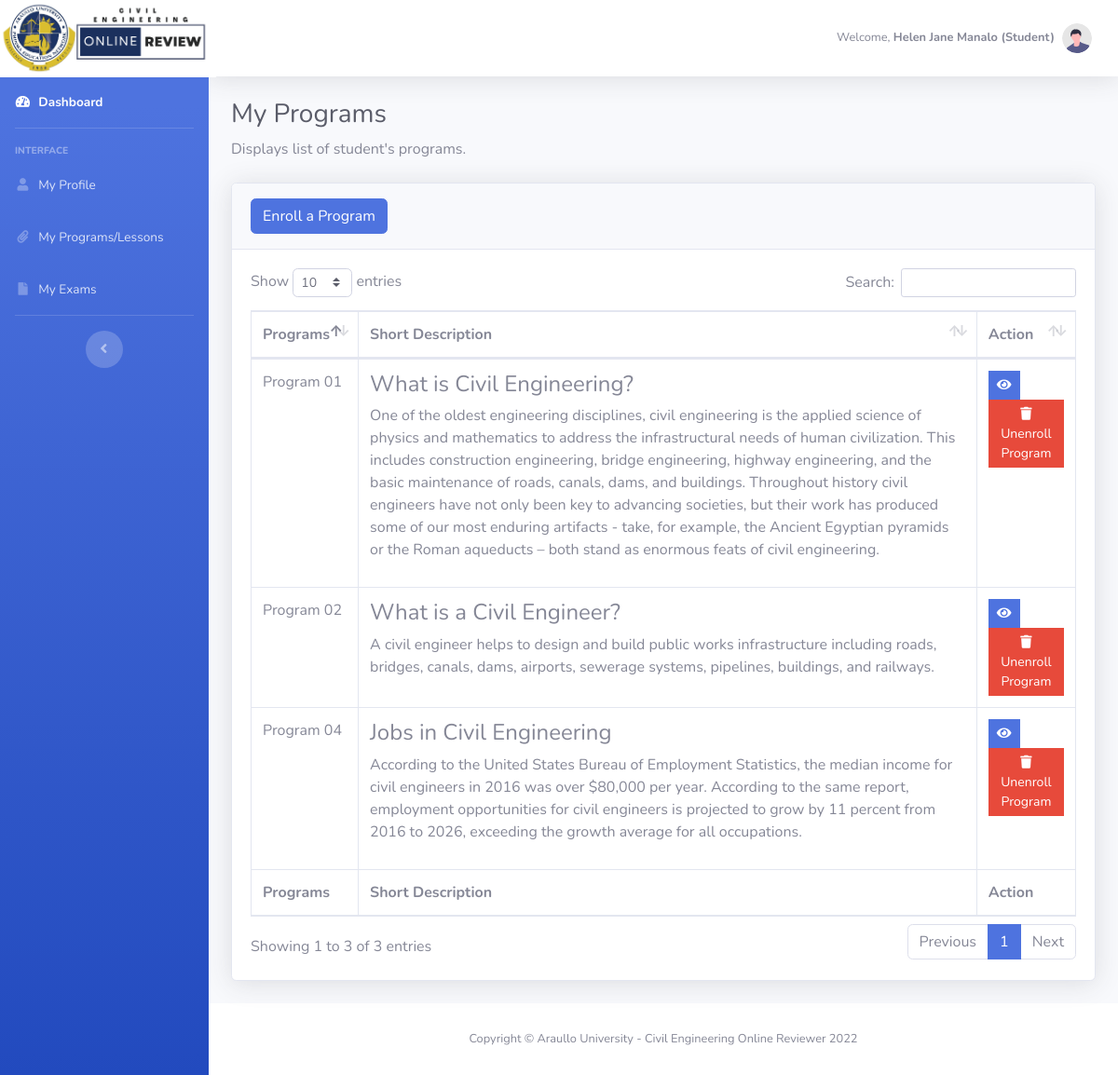
/dashboard/student_programs.php (signed in), run on an earlier commit of the app's database.
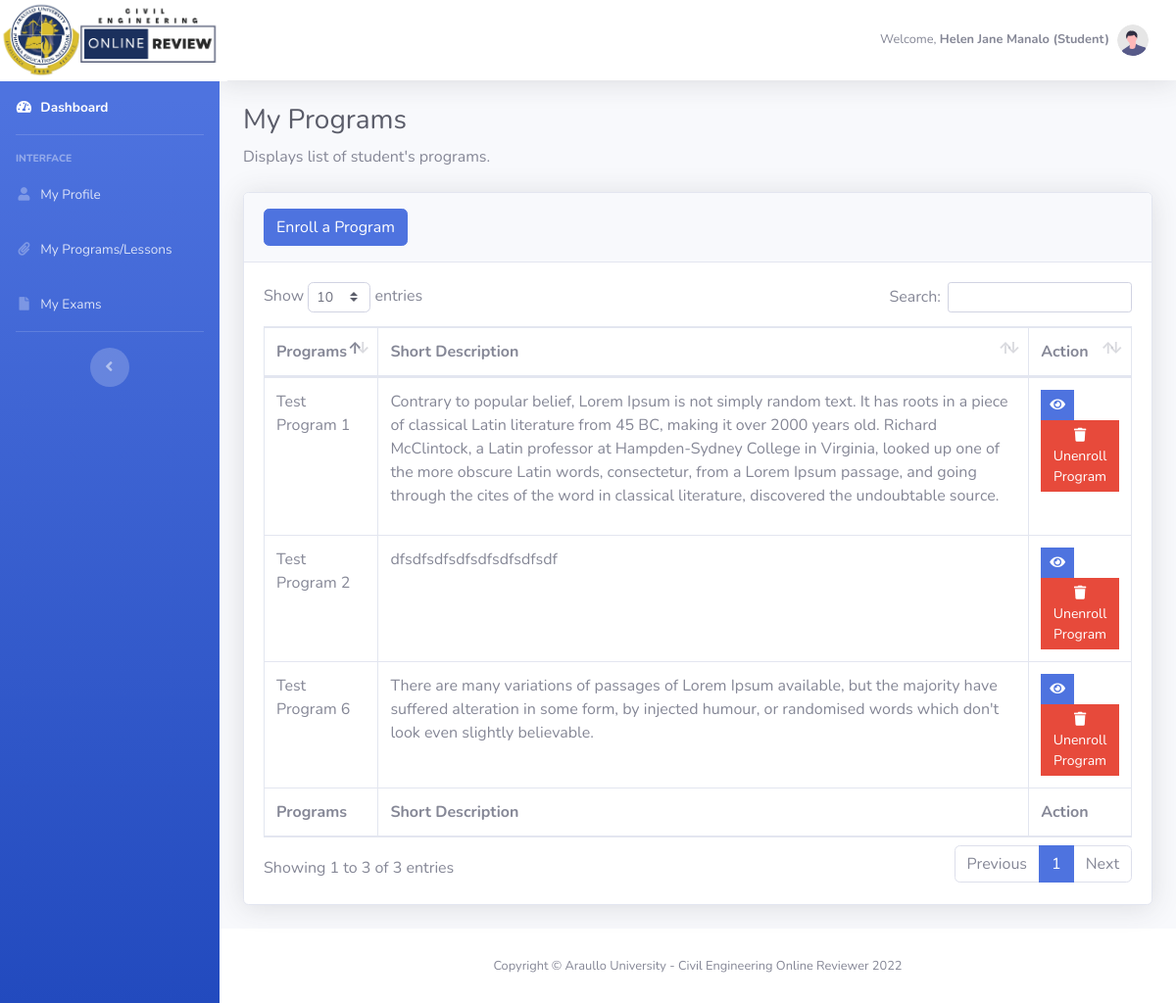
And on a later commit of the database.
### tables this page shows
CREATE TABLE `students` (
  `student_id` int(11) NOT NULL,
  `account_id` int(11) NOT NULL,
  `member_id` varchar(50) NOT NULL,
  `student_member_id` varchar(50) NOT NULL,
  `program_id` int(11) NOT NULL,
  `stud_exam_status` int(11) NOT NULL,
  `exam_score` int(11) NOT NULL,
  `score_status` varchar(20) NOT NULL,
  `unenroll_student` int(11) NOT NULL,
  `date_modified` datetime NOT NULL
);

CREATE TABLE `programs` (
  `program_id` int(50) NOT NULL,
  `member_id` varchar(50) NOT NULL,
  `program_name` varchar(100) NOT NULL,
  `short_desc` longtext NOT NULL,
  `with_exam` int(2) NOT NULL,
  `upload_image` varchar(255) NOT NULL,
  `date_created` datetime NOT NULL,
  `date_modified` datetime NOT NULL
);

### dashboard/model/Student.php (called while the page is built, shortened)
<?php
	class Student{
		public $db;
		public function __construct(){
			$this->db = new mysqli(DB_HOST, DB_USER, DB_PASSWORD, DB_DATABASE);
		}
        public function get_student_info($email_address){
    		$sql3="SELECT CONCAT_WS(' ', a.firstname, a.last_name) as fullname,
                        a.firstname,
                        a.last_name,
                        a.member_id,
                        a.email_address,
                        a.gender,
                        a.age,
                        a.birthday,
                        a.religion,
                        a.blood_type,
                        a.phone_number,
                        b.academic_year,
                        b.course,
                        b.section,
						b.class,
						a.id
                FROM user_account a
                LEFT JOIN user_additional_information b ON b.member_id = a.member_id
                WHERE a.email_address = '$email_address' AND user_type='Student'";
	        $result = mysqli_query($this->db,$sql3);
	        return $user_data = mysqli_fetch_assoc($result);
    	}
		public function get_all_program_list($account_id) {
    		$sql3="SELECT * FROM students a
                    LEFT JOIN programs b on b.program_id = a.program_id
                    LEFT JOIN program_additioonal_info c on c.program_id = a.program_id
                    WHERE a.account_id = '$account_id'
                    AND unenroll_student = '0'";
	        $result = mysqli_query($this->db,$sql3);
	        return $result_data = mysqli_fetch_all($result,MYSQLI_ASSOC);
        }
	}
?>

### dashboard/student_programs.php (the view, shortened to what this page needs)
<?php
    include_once('db_header.php');
?>
    <h1 class="h3 mb-2 text-gray-800">My Programs</h1>
    <p class="mb-4">Displays list of student's programs.</p>
    <div class="card shadow mb-4">
        <div class="card-header py-3">
            <h6 class="m-0 font-weight-bold text-primary">
                <a class="btn btn-primary" href="enroll_program.php?action=add">Enroll a Program</a>
            </h6>
        </div>
        <div class="card-body">
            <div class="table-responsive">
                <table class="table table-bordered" id="dataTable" width="100%" cellspacing="0">
                    <thead>
                        <tr>
                            <th>Programs</th>
                            <th width="75%">Short Description</th>
                            <th>Action</th>
                        </tr>
                    </thead>
                    <tfoot>
                        <tr>
                            <th>Programs</th>
                            <th width="75%">Short Description</th>
                            <th>Action</th>
                        </tr>
                    </tfoot>
                    <tbody>
                        <?php
                            $get_profile_info =  $student->get_student_info($_SESSION['email_address']);
                            $get_program_list =  $student->get_all_program_list($get_profile_info['id']);
                            foreach($get_program_list as $programs) {
                        ?>
                            <tr>
                                <td><?php echo $programs['program_name'] ?></td>
                                <td><?php echo $programs['short_desc'] ?></td>
                                <td>
                                    <li class="list-inline-item">
                                        <a class="btn btn-primary btn-sm rounded-0" href="enroll_program.php?action=view_program&id=<?php echo $programs['program_id']?>&program_name=<?php echo $programs['program_name']?>"><i class="fa fa-eye"></i></a>
                                        <a class="btn btn-danger btn-sm rounded-0" href="student/enroll_program.php?id=<?php echo $programs['student_id']?>"><i class="fa fa-trash"></i> Unenroll Program</a>
                                    </li>
                                </td>
                            </tr>
                        <?php
                            }
                        ?>
                    </tbody>
                </table>
            </div>
        </div>
    </div>
<?php
    include_once('db_footer.php');
?>

What changed in the data, as far as the page shows it:
removed students: program.program_name "Program 01", program.short_desc "What is Civil Engineering? One of the oldest engineering disciplines, civil engineering is the applied science of physics and mathematics to address the infrastructural needs of human civilization. This includes construction engineering, bridge engineering, highway engineering, and the basic maintenance of roads, canals, dams, and buildings. Throughout history civil engineers have not only been key to advancing societies, but their work has produced some of our most enduring artifacts - take, for example, the Ancient Egyptian pyramids or the Roman aqueducts – both stand as enormous feats of civil engineering."
removed students: program.program_name "Program 02", program.short_desc "What is a Civil Engineer? A civil engineer helps to design and build public works infrastructure including roads, bridges, canals, dams, airports, sewerage systems, pipelines, buildings, and railways."
removed students: program.program_name "Program 04", program.short_desc "Jobs in Civil Engineering According to the United States Bureau of Employment Statistics, the median income for civil engineers in 2016 was over $80,000 per year. According to the same report, employment opportunities for civil engineers is projected to grow by 11 percent from 2016 to 2026, exceeding the growth average for all occupations."
added students: program.program_name "Test Program 6", program.short_desc "There are many variations of passages of Lorem Ipsum available, but the majority have suffered alteration in some form, by injected humour, or randomised words which don't look even slightly believable."
added students: program.program_name "Test Program 1", program.short_desc "Contrary to popular belief, Lorem Ipsum is not simply random text. It has roots in a piece of classical Latin literature from 45 BC, making it over 2000 years old. Richard McClintock, a Latin professor at Hampden-Sydney College in Virginia, looked up one of the more obscure Latin words, consectetur, from a Lorem Ipsum passage, and going through the cites of the word in classical literature, discovered the undoubtable source."
added students: program.program_name "Test Program 2", program.short_desc "dfsdfsdfsdfsdfsdfsdfsdf"
